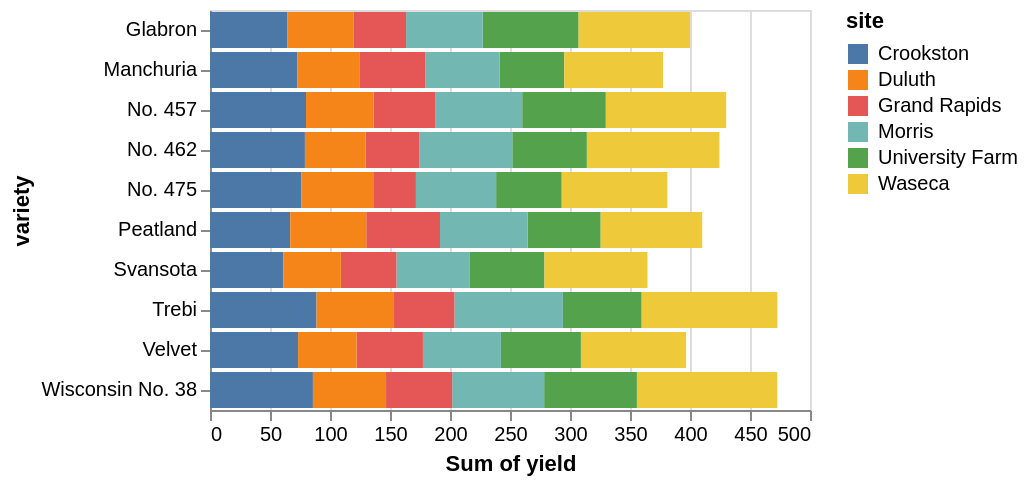

Here is the Vega-Lite specification saved for this chart:
### Vega-Lite specification from a JSON file in a GitHub repository (floating-point values rounded to 4 significant figures)
{"$schema": "https://vega.github.io/schema/vega-lite/v6.json", "data": {"values": [{"yield": 27, "variety": "Manchuria", "year": 1931, "site": "University Farm"}, {"yield": 48.87, "variety": "Manchuria", "year": 1931, "site": "Waseca"}, {"yield": 27.43, "variety": "Manchuria", "year": 1931, "site": "Morris"}, {"yield": 39.93, "variety": "Manchuria", "year": 1931, "site": "Crookston"}, {"yield": 32.97, "variety": "Manchuria", "year": 1931, "site": "Grand Rapids"}, {"yield": 28.97, "variety": "Manchuria", "year": 1931, "site": "Duluth"}, {"yield": 43.07, "variety": "Glabron", "year": 1931, "site": "University Farm"}, {"yield": 55.2, "variety": "Glabron", "year": 1931, "site": "Waseca"}, {"yield": 28.77, "variety": "Glabron", "year": 1931, "site": "Morris"}, {"yield": 38.13, "variety": "Glabron", "year": 1931, "site": "Crookston"}, {"yield": 29.13, "variety": "Glabron", "year": 1931, "site": "Grand Rapids"}, {"yield": 29.67, "variety": "Glabron", "year": 1931, "site": "Duluth"}, {"yield": 35.13, "variety": "Svansota", "year": 1931, "site": "University Farm"}, {"yield": 47.33, "variety": "Svansota", "year": 1931, "site": "Waseca"}, {"yield": 25.77, "variety": "Svansota", "year": 1931, "site": "Morris"}, {"yield": 40.47, "variety": "Svansota", "year": 1931, "site": "Crookston"}, {"yield": 29.67, "variety": "Svansota", "year": 1931, "site": "Grand Rapids"}, {"yield": 25.7, "variety": "Svansota", "year": 1931, "site": "Duluth"}, {"yield": 39.9, "variety": "Velvet", "year": 1931, "site": "University Farm"}, {"yield": 50.23, "variety": "Velvet", "year": 1931, "site": "Waseca"}, {"yield": 26.13, "variety": "Velvet", "year": 1931, "site": "Morris"}, {"yield": 41.33, "variety": "Velvet", "year": 1931, "site": "Crookston"}, {"yield": 23.03, "variety": "Velvet", "year": 1931, "site": "Grand Rapids"}, {"yield": 26.3, "variety": "Velvet", "year": 1931, "site": "Duluth"}, {"yield": 36.57, "variety": "Trebi", "year": 1931, "site": "University Farm"}, {"yield": 63.83, "variety": "Trebi", "year": 1931, "site": "Waseca"}, {"yield": 43.77, "variety": "Trebi", "year": 1931, "site": "Morris"}, {"yield": 46.93, "variety": "Trebi", "year": 1931, "site": "Crookston"}, {"yield": 29.77, "variety": "Trebi", "year": 1931, "site": "Grand Rapids"}, {"yield": 33.93, "variety": "Trebi", "year": 1931, "site": "Duluth"}, {"yield": 43.27, "variety": "No. 457", "year": 1931, "site": "University Farm"}, {"yield": 58.1, "variety": "No. 457", "year": 1931, "site": "Waseca"}, {"yield": 28.7, "variety": "No. 457", "year": 1931, "site": "Morris"}, {"yield": 45.67, "variety": "No. 457", "year": 1931, "site": "Crookston"}, {"yield": 32.17, "variety": "No. 457", "year": 1931, "site": "Grand Rapids"}, {"yield": 33.6, "variety": "No. 457", "year": 1931, "site": "Duluth"}, {"yield": 36.6, "variety": "No. 462", "year": 1931, "site": "University Farm"}, {"yield": 65.77, "variety": "No. 462", "year": 1931, "site": "Waseca"}, {"yield": 30.37, "variety": "No. 462", "year": 1931, "site": "Morris"}, {"yield": 48.57, "variety": "No. 462", "year": 1931, "site": "Crookston"}, {"yield": 24.93, "variety": "No. 462", "year": 1931, "site": "Grand Rapids"}, {"yield": 28.1, "variety": "No. 462", "year": 1931, "site": "Duluth"}, {"yield": 32.77, "variety": "Peatland", "year": 1931, "site": "University Farm"}, {"yield": 48.57, "variety": "Peatland", "year": 1931, "site": "Waseca"}, {"yield": 29.87, "variety": "Peatland", "year": 1931, "site": "Morris"}, {"yield": 41.6, "variety": "Peatland", "year": 1931, "site": "Crookston"}, {"yield": 34.7, "variety": "Peatland", "year": 1931, "site": "Grand Rapids"}, {"yield": 32, "variety": "Peatland", "year": 1931, "site": "Duluth"}, {"yield": 24.67, "variety": "No. 475", "year": 1931, "site": "University Farm"}, {"yield": 46.77, "variety": "No. 475", "year": 1931, "site": "Waseca"}, {"yield": 22.6, "variety": "No. 475", "year": 1931, "site": "Morris"}, {"yield": 44.1, "variety": "No. 475", "year": 1931, "site": "Crookston"}, {"yield": 19.7, "variety": "No. 475", "year": 1931, "site": "Grand Rapids"}, {"yield": 33.07, "variety": "No. 475", "year": 1931, "site": "Duluth"}, {"yield": 39.3, "variety": "Wisconsin No. 38", "year": 1931, "site": "University Farm"}, {"yield": 58.8, "variety": "Wisconsin No. 38", "year": 1931, "site": "Waseca"}, {"yield": 29.47, "variety": "Wisconsin No. 38", "year": 1931, "site": "Morris"}, {"yield": 49.87, "variety": "Wisconsin No. 38", "year": 1931, "site": "Crookston"}, {"yield": 34.47, "variety": "Wisconsin No. 38", "year": 1931, "site": "Grand Rapids"}, {"yield": 31.6, "variety": "Wisconsin No. 38", "year": 1931, "site": "Duluth"}, {"yield": 26.9, "variety": "Manchuria", "year": 1932, "site": "University Farm"}, {"yield": 33.47, "variety": "Manchuria", "year": 1932, "site": "Waseca"}, {"yield": 34.37, "variety": "Manchuria", "year": 1932, "site": "Morris"}, {"yield": 32.97, "variety": "Manchuria", "year": 1932, "site": "Crookston"}, {"yield": 22.13, "variety": "Manchuria", "year": 1932, "site": "Grand Rapids"}, {"yield": 22.57, "variety": "Manchuria", "year": 1932, "site": "Duluth"}, {"yield": 36.8, "variety": "Glabron", "year": 1932, "site": "University Farm"}, {"yield": 37.73, "variety": "Glabron", "year": 1932, "site": "Waseca"}, {"yield": 35.13, "variety": "Glabron", "year": 1932, "site": "Morris"}, {"yield": 26.17, "variety": "Glabron", "year": 1932, "site": "Crookston"}, {"yield": 14.43, "variety": "Glabron", "year": 1932, "site": "Grand Rapids"}, {"yield": 25.87, "variety": "Glabron", "year": 1932, "site": "Duluth"}, {"yield": 27.43, "variety": "Svansota", "year": 1932, "site": "University Farm"}, {"yield": 38.5, "variety": "Svansota", "year": 1932, "site": "Waseca"}, {"yield": 35.03, "variety": "Svansota", "year": 1932, "site": "Morris"}, {"yield": 20.63, "variety": "Svansota", "year": 1932, "site": "Crookston"}, {"yield": 16.63, "variety": "Svansota", "year": 1932, "site": "Grand Rapids"}, {"yield": 22.23, "variety": "Svansota", "year": 1932, "site": "Duluth"}, {"yield": 26.8, "variety": "Velvet", "year": 1932, "site": "University Farm"}, {"yield": 37.4, "variety": "Velvet", "year": 1932, "site": "Waseca"}, {"yield": 38.83, "variety": "Velvet", "year": 1932, "site": "Morris"}, {"yield": 32.07, "variety": "Velvet", "year": 1932, "site": "Crookston"}, {"yield": 32.23, "variety": "Velvet", "year": 1932, "site": "Grand Rapids"}, {"yield": 22.47, "variety": "Velvet", "year": 1932, "site": "Duluth"}, {"yield": 29.07, "variety": "Trebi", "year": 1932, "site": "University Farm"}, {"yield": 49.23, "variety": "Trebi", "year": 1932, "site": "Waseca"}, {"yield": 46.63, "variety": "Trebi", "year": 1932, "site": "Morris"}, {"yield": 41.83, "variety": "Trebi", "year": 1932, "site": "Crookston"}, {"yield": 20.63, "variety": "Trebi", "year": 1932, "site": "Grand Rapids"}, {"yield": 30.6, "variety": "Trebi", "year": 1932, "site": "Duluth"}, {"yield": 26.43, "variety": "No. 457", "year": 1932, "site": "University Farm"}, {"yield": 42.2, "variety": "No. 457", "year": 1932, "site": "Waseca"}, {"yield": 43.53, "variety": "No. 457", "year": 1932, "site": "Morris"}, {"yield": 34.33, "variety": "No. 457", "year": 1932, "site": "Crookston"}, {"yield": 19.47, "variety": "No. 457", "year": 1932, "site": "Grand Rapids"}, {"yield": 22.7, "variety": "No. 457", "year": 1932, "site": "Duluth"}, {"yield": 25.57, "variety": "No. 462", "year": 1932, "site": "University Farm"}, {"yield": 44.7, "variety": "No. 462", "year": 1932, "site": "Waseca"}, {"yield": 47, "variety": "No. 462", "year": 1932, "site": "Morris"}, {"yield": 30.53, "variety": "No. 462", "year": 1932, "site": "Crookston"}, {"yield": 19.9, "variety": "No. 462", "year": 1932, "site": "Grand Rapids"}, {"yield": 22.5, "variety": "No. 462", "year": 1932, "site": "Duluth"}, {"yield": 28.07, "variety": "Peatland", "year": 1932, "site": "University Farm"}, {"yield": 36.03, "variety": "Peatland", "year": 1932, "site": "Waseca"}, {"yield": 43.2, "variety": "Peatland", "year": 1932, "site": "Morris"}, {"yield": 25.23, "variety": "Peatland", "year": 1932, "site": "Crookston"}, {"yield": 26.77, "variety": "Peatland", "year": 1932, "site": "Grand Rapids"}, {"yield": 31.37, "variety": "Peatland", "year": 1932, "site": "Duluth"}, {"yield": 30, "variety": "No. 475", "year": 1932, "site": "University Farm"}, {"yield": 41.27, "variety": "No. 475", "year": 1932, "site": "Waseca"}, {"yield": 44.23, "variety": "No. 475", "year": 1932, "site": "Morris"}, {"yield": 32.13, "variety": "No. 475", "year": 1932, "site": "Crookston"}, {"yield": 15.23, "variety": "No. 475", "year": 1932, "site": "Grand Rapids"}, {"yield": 27.37, "variety": "No. 475", "year": 1932, "site": "Duluth"}, {"yield": 38, "variety": "Wisconsin No. 38", "year": 1932, "site": "University Farm"}, {"yield": 58.17, "variety": "Wisconsin No. 38", "year": 1932, "site": "Waseca"}, {"yield": 47.17, "variety": "Wisconsin No. 38", "year": 1932, "site": "Morris"}, {"yield": 35.9, "variety": "Wisconsin No. 38", "year": 1932, "site": "Crookston"}, {"yield": 20.67, "variety": "Wisconsin No. 38", "year": 1932, "site": "Grand Rapids"}, {"yield": 29.33, "variety": "Wisconsin No. 38", "year": 1932, "site": "Duluth"}]}, "mark": "bar", "encoding": {"x": {"aggregate": "sum", "field": "yield"}, "y": {"field": "variety"}, "color": {"field": "site"}}}
